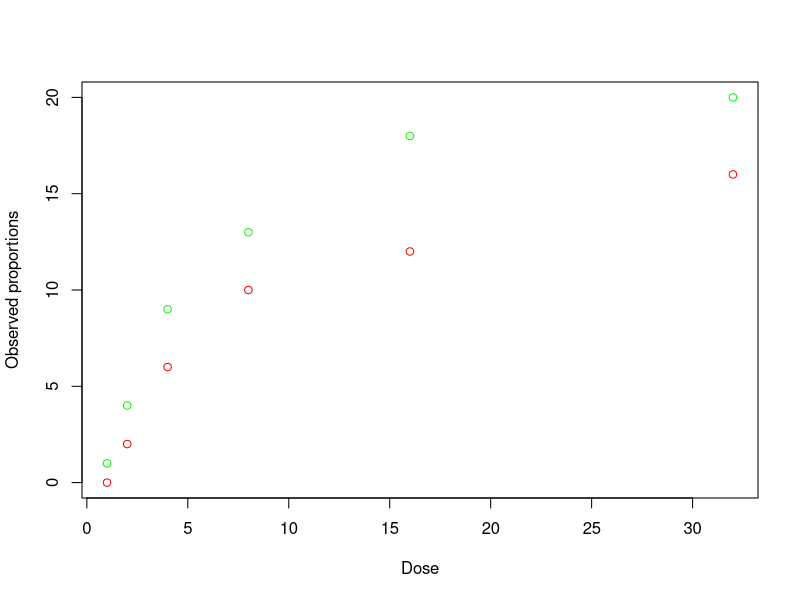

The R script that drew this image:
#Codigo questão 1

dose <- c(1,2,4,8,16,32)
d <- as.factor(dose)
ldose<-log(dose)
m <- c(1,4,9,13,18,20)
f <- c(0,2,6,10,12,16)
total <- c(1,6,15,23,30,36)
data.dat <- data.frame(dose,m,f,total)
plot1<-c(1,2,4,8,16,32,1,2,4,8,16,32)
plot2<-c(1,4,9,13,18,20,0,2,6,10,12,16)
plot(plot1, plot2, xlab = "Dose", ylab = "Observed proportions", col=c(rep("green",6), rep("red",6)))
#Como podemos observar o grafico podemos dizer que as proporcoes seguem uma distribuição logaritimica

#letra b

mod1 <-glm(dose ~ m/total, family = poisson)
summary(mod1)
mod2 <-glm(dose ~ f/total, family = poisson)
summary(mod2)

#letra c
library(MASS)

dose.p(mod1)
dose.p(mod2)
#a dose suficiente para matar 50% dos macho eh 11,41
#a dose suficiente para matar 50% das femeas eh de 4,56

#letra d


#letra e
mod3 <-glm(plot1 ~ plot2, family = poisson)
summary(mod3)


###########################################################
#questão 2



